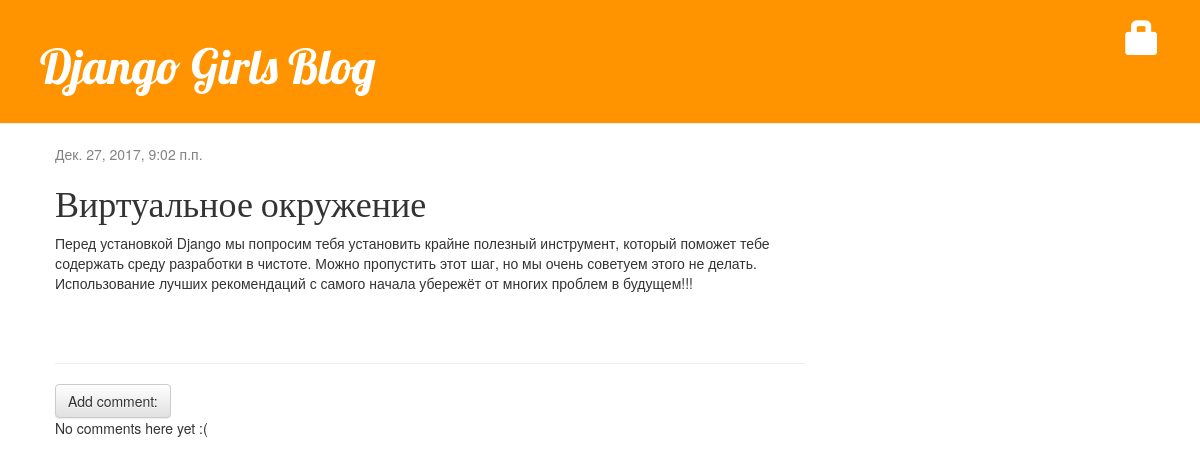
The app's page /post/2/ with its own data.
### blog/models.py (models this page shows, shortened)
class Post(models.Model):
    author = models.ForeignKey('auth.User', on_delete=models.PROTECT)
    title = models.CharField(max_length=200)
    text = models.TextField()
    created_date = models.DateTimeField(default=timezone.now)
    published_date = models.DateTimeField(blank=True, null=True)

### blog/views.py (the view)
# urls.py: url(r'^post/(?P<pk>\d+)/$', views.post_detail, name='post_detail'),
def post_detail(request, pk):
    post = get_object_or_404(Post, pk=pk)
    return render(request, 'blog/post_detail.html', {'post': post})

### blog/templates/blog/post_detail.html (shortened to what this page needs)
{% extends 'blog/base.html' %}
{% block content %}
    <div class="post">
        {% if post.published_date %}
            <div class="date">
                {{ post.published_date }}
            </div>
        {% else %}
            <a class="btn btn-default" href="{% url 'post_publish' pk=post.pk %}">Publish</a>
        {% endif %}
        <h1>{{ post.title }}</h1>
        <p>{{ post.text|linebreaksbr }}</p>
    </div>
    <hr>
    <a class="btn btn-default" href="{% url 'add_comment_to_post' pk=post.pk %}">Add comment:</a>
    {% for comment in post.comments.all %}
        {% if user.is_authenticated or comment.approved_comment %}
        <div class="comment">
            <div class="date">
                {{ comment.created_date }}
                {% if not comment.approved_comment %}
                    <a class="btn btn-default" href="{% url 'comment_remove' pk=comment.pk %}"><span class="glyphicon glyphicon-remove"></span></a>
                    <a class="btn btn-default" href="{% url 'comment_approve' pk=comment.pk %}"><span class="glyphicon glyphicon-ok"></span></a>
                {% endif %}
            </div>
            <strong>{{ comment.author }}</strong>
            <p>{{ comment.text|linebreaks }}</p>
        </div>
        {% endif %}
    {% empty %}
        <p>No comments here yet :(</p>
    {% endfor %}
{% endblock %}

### blog/static/css/blog.css (style rules this page uses)
h1, h2, h3, h4 { font-family: 'Lobster', cursive; }
.date { color: #828282; }
.post { margin-bottom: 70px; }

### records on screen
Post: published_date "Дек. 27, 2017, 9:02 п.п.", title "Виртуальное окружение", text "Перед установкой Django мы попросим тебя установить крайне полезный инструмент, который поможет тебе содержать среду разработки в чистоте. Можно пропустить этот шаг, но мы очень советуем этого не делать. Использование лучших рекомендаций с самого начала убережёт от многих проблем в будущем!!!"
